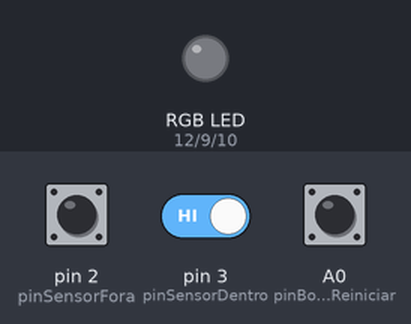
A sketch run on a simulated Arduino Uno, built with avr-gcc and run on an emulated ATmega328P. Parts: an RGB LED mixed from three pins (HIGH = lit). The test bench sets the inputs (shaded band); at power-on: pin 2 (pinSensorFora) HIGH, pin 3 (pinSensorDentro) HIGH, A0 (pinBotaoReiniciar) HIGH. What the sketch prints to the serial monitor is not drawn.

Above: at 1.2 s.
1.3 s: pin 2 (pinSensorFora) driven LOW
At 1.8 s:
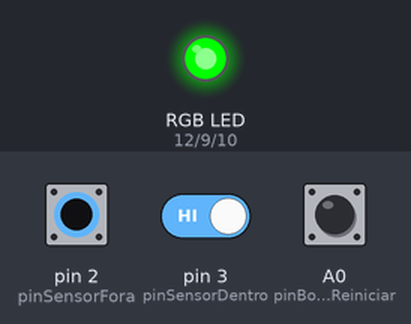
2.8 s: pin 2 (pinSensorFora) pulsed HIGH 5 times (0.12 s each, 0.3 s apart)
At 4.8 s:
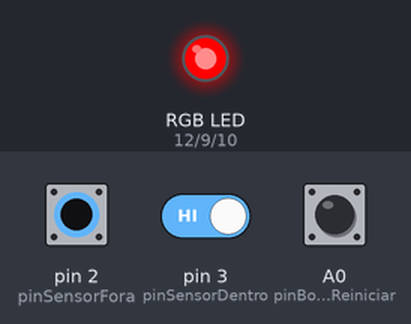
Timing chart, 0 to 6.3 s (numbered marks = the images above; inputs shaded):
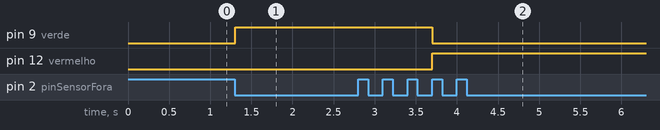

The sketch:

sensor_porta1.ino
```cpp
//definindo as portas de entrada
#define pinSensorFora 2
#define pinSensorDentro 3
#define pinBotaoReiniciar A0

//definindo os modos
#define ESPERA 0
#define ENTRANDO 1
#define SAINDO 2

//definindo portas do LED rgb
#define vermelho 12
#define azul 10
#define verde 9

//definindo as variáveis
int pessoas = 0;
int limitePessoas = 4;
int modo = ESPERA;

void setup() {
  pinMode(pinSensorFora, INPUT);
  pinMode(pinSensorDentro, INPUT);
  pinMode(pinBotaoReiniciar, INPUT_PULLUP);
  pinMode(vermelho, OUTPUT);
  pinMode(verde, OUTPUT);
  pinMode(azul, OUTPUT);

  Serial.begin(9600);
}

void loop() {
  //leitura dos sensores
  bool estadoSensorFora = !digitalRead(pinSensorFora);
  bool estadoSensorDentro = !digitalRead(pinSensorDentro);
  bool estadoBotaoReiniciar = !digitalRead(pinBotaoReiniciar);

  //ao apertar o botão, reinicia a contagem
  if (estadoBotaoReiniciar) {
   pessoas = 0;
  }

  //quando o sensor de fora é acionado,
  //sai do modo de espera e vai pro modo entrando
  if (modo == ESPERA) {
    if (estadoSensorFora) {
      modo = ENTRANDO;
      corLED();
    }
  }

  //quando o sensor de dentro é acionado,
  //sai do modo de espera e vai pro modo saindo
  if (modo == ESPERA) {
    if (estadoSensorDentro) {
      modo = SAINDO;
      corLED();
    }
  }

  //após os dois sensores voltarem ao estado normal,
  //significa que a pessoa já entrou e soma 1 à pessoas
  //e volta ao modo de espera
  if (modo == ENTRANDO) {
    if (!estadoSensorDentro && !estadoSensorFora) {
      pessoas += 1;
      modo = ESPERA;
      corLED();
    }
  }

  //após os dois sensores voltarem ao estado normal,
  //significa que a pessoa já saiu, subtrai 1 de pessoas
  //e volta oa modo de espera
  if (modo == SAINDO) {
    if (!estadoSensorDentro && !estadoSensorFora) {
      pessoas -= 1;
      modo = ESPERA;
      corLED();
    }
  }

  //printa o valor da variável pessoas no monitor serial
  Serial.println(pessoas);

}

void corLED(){
  //se a variável 'pessoas' >= 0 e < limitePessoas,
  //luz verde acesa
  if (limitePessoas >= 0 && pessoas < limitePessoas){
    digitalWrite(vermelho, LOW);
    digitalWrite(verde, HIGH);
    digitalWrite(azul, LOW);
  }
  //se a variável 'pessoas' > limitePessoas,
  //luz vermelha acesa
  else {
    digitalWrite(vermelho, HIGH);
    digitalWrite(verde, LOW);
    digitalWrite(azul, LOW);
  }
}
 
```

Measured:
- after the input at 1.3 s, pin 9 (verde): LOW → HIGH at once
- after the input at 2.8 s, pin 9 (verde): HIGH → LOW after 0.90 s; pin 12 (vermelho): LOW → HIGH after 0.90 s
